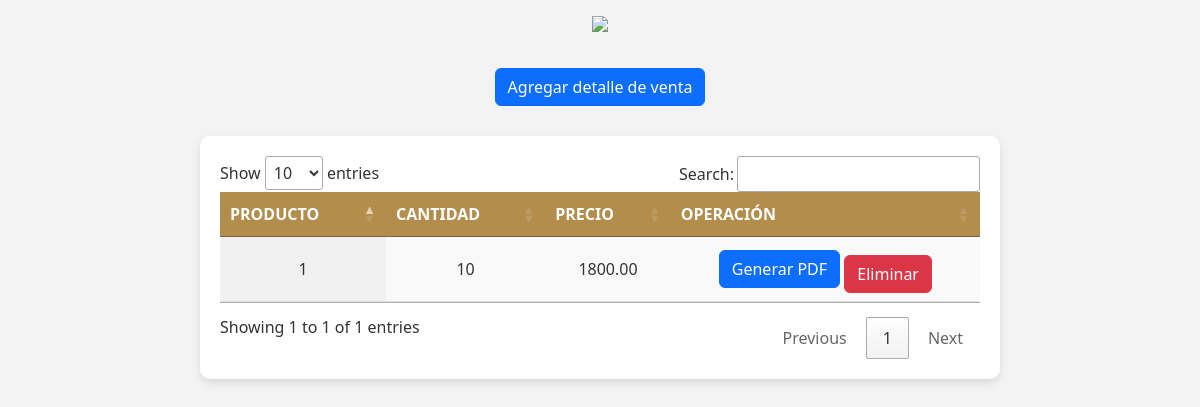
/FINAL2/dv.php, run on the app's committed database.
### tables this page shows
CREATE TABLE IF NOT EXISTS `detalle_ventas` (
  `id` int(11) NOT NULL AUTO_INCREMENT,
  `id_venta` int(11) DEFAULT NULL,
  `id_producto` int(11) DEFAULT NULL,
  `cantidad` int(11) DEFAULT NULL,
  `precio` decimal(10,2) DEFAULT NULL,
  PRIMARY KEY (`id`),
  KEY `id_venta` (`id_venta`),
  KEY `id_producto` (`id_producto`)
);

### FINAL2/dv.php (the view, shortened to what this page needs)
<?php
    $datos = [];
    include 'conexion.php';
    $query = "SELECT id, id_venta, id_producto, cantidad, precio FROM detalle_ventas ORDER BY id";
    $res = mysqli_query($conn, $query);
    while ($registro = mysqli_fetch_row($res)) {
        $datos[] = $registro;
    }
?>
<!DOCTYPE html>
<html lang="es">
<head>
    <link href="https://cdn.jsdelivr.net/npm/bootstrap@5.3.0/dist/css/bootstrap.min.css"
         rel="stylesheet">
    <link rel="stylesheet" href="https://cdn.datatables.net/1.13.4/css/jquery.dataTables.css" />
</head>
<body>
    <center>
        <a href="admin.php">
            <img src="https://i0.wp.com/tramadiseno.com.mx/wp-content/uploads/2022/08/Negro3x-1.png?fit=949%2C295&ssl=1" width="500px"/>
        </a>
        <br>
        <a class="btn btn-primary" href="agregardv.php" role="button">Agregar detalle de venta</a>
    </center>
    <div class="table-container">
        <div class="row">
            <div class="col-12">
                <table id="table_id" class="display">
                    <thead>
                        <tr>
                            <th>Producto</th>
                            <th>cantidad</th>
                            <th>precio</th>
                            <th>Operación</th>
                        </tr>
                    </thead>
                    <tbody>
                        <?php for($i = 0; $i < count($datos); $i++): ?>
                            <tr>
                                <td><?php echo $datos[$i][2]; ?></td>
                                <td><?php echo $datos[$i][3]; ?></td>
                                <td><?php echo $datos[$i][4]; ?></td>
                                <td>
                                    <form method="post" style="display:inline;">
                                        <button type="submit" name="download_pdf" class="btn btn-primary">Generar PDF</button>
                                    </form>
                                    <a class="btn btn-danger" href="eliminardv.php?id=<?php echo $datos[$i][0]; ?>" role="button">Eliminar</a>
                                </td>
                            </tr>
                        <?php endfor; ?>
                    </tbody>
                </table>
            </div>
        </div>
    </div>
</body>
</html>

### FINAL2/dv.php (style rules this page uses)
body { background-color: #f3f3f3; font-family: 'Segoe UI', Tahoma, Geneva, Verdana, sans-serif; color: #333; }
.table-container { max-width: 800px; margin: 30px auto; padding: 20px; background-color: white; border-radius: 10px; box-shadow: 0 4px 8px rgba(0, 0, 0, 0.1); }
table { width: 100%; border-collapse: collapse; text-align: center; }
th, td { padding: 12px; border-bottom: 1px solid #ddd; }
th { background-color: #b28d4c; color: white; text-transform: uppercase; }
td { background-color: #fff; color: #333; }
a { display: block; margin-top: 10px; text-align: center; }

### data on the page
detalle_ventas: id_producto "1", cantidad "10", precio "1800.00"
